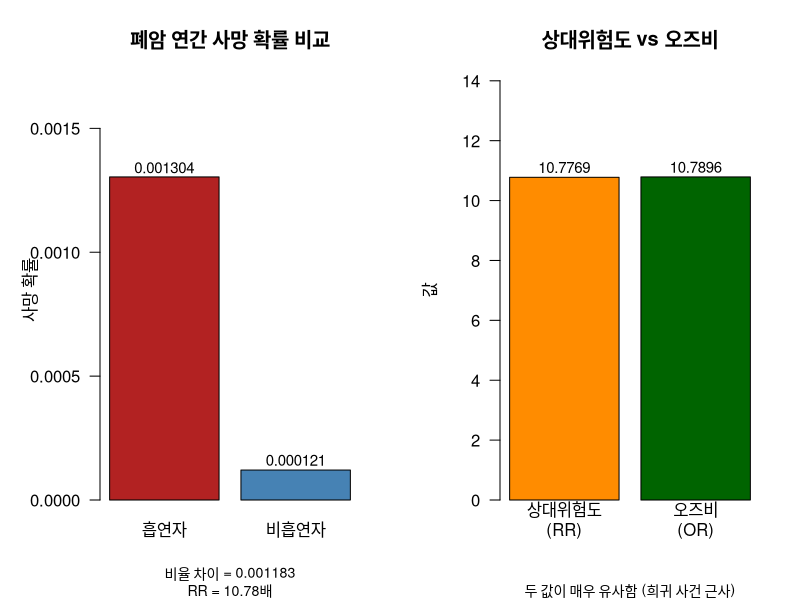

R code for this plot:
# =============================================================================
# 문제 2.6 - 폐암 사망 확률: 흡연자 vs 비흡연자
# 출처: Pagano & Gauvreau, Principles of Biostatistics (1993), p.134
#
# 미국에서 35세 이상 여성의 폐암으로 인한 연간 사망 확률:
#   - 현재 흡연자: 0.001304
#   - 비흡연자:    0.000121
# =============================================================================

# -----------------------------------------------------------------------------
# 0. 기본 데이터 설정
# -----------------------------------------------------------------------------

p_smoker    <- 0.001304   # 흡연자의 폐암 사망 확률 (π₁)
p_nonsmoker <- 0.000121   # 비흡연자의 폐암 사망 확률 (π₂)

cat("=== 기본 데이터 ===\n")
cat(sprintf("흡연자의 연간 폐암 사망 확률 (π₁): %.6f\n", p_smoker))
cat(sprintf("비흡연자의 연간 폐암 사망 확률 (π₂): %.6f\n\n", p_nonsmoker))


# =============================================================================
# (a) 비율 차이(Difference of Proportions)와 상대위험도(Relative Risk)
# =============================================================================

cat("=============================================================\n")
cat("(a) 비율 차이와 상대위험도\n")
cat("=============================================================\n\n")

# --- 비율 차이 (Difference of Proportions) ---
# 공식: π₁ - π₂
# 두 집단 간 사망 확률의 절대적 차이를 나타냄 (절대위험 감소/증가)

diff_proportions <- p_smoker - p_nonsmoker

cat("[ 비율 차이 (Difference of Proportions) ]\n")
cat(sprintf("  계산: π₁ - π₂ = %.6f - %.6f\n", p_smoker, p_nonsmoker))
cat(sprintf("  결과: %.6f\n", diff_proportions))
cat("\n  [해석] 흡연자는 비흡연자보다 폐암으로 사망할 확률이\n")
cat(sprintf("        약 %.6f (약 %.4f%%) 더 높다.\n", diff_proportions, diff_proportions * 100))
cat("        즉, 1만 명 기준으로 흡연자는 비흡연자보다 약")
cat(sprintf(" %.1f명 더 폐암으로 사망한다.\n\n", diff_proportions * 10000))


# --- 상대위험도 (Relative Risk, RR) ---
# 공식: π₁ / π₂
# 비흡연자 대비 흡연자의 사망 위험이 몇 배인지를 나타냄 (상대적 비교)

relative_risk <- p_smoker / p_nonsmoker

cat("[ 상대위험도 (Relative Risk, RR) ]\n")
cat(sprintf("  계산: π₁ / π₂ = %.6f / %.6f\n", p_smoker, p_nonsmoker))
cat(sprintf("  결과: %.4f\n", relative_risk))
cat("\n  [해석] 흡연자는 비흡연자에 비해 폐암으로 사망할 위험이\n")
cat(sprintf("        약 %.2f배 높다.\n\n", relative_risk))


# --- 어떤 것이 더 정보량이 많은가? ---
cat("[ 어느 측도가 더 유익한가? ]\n")
cat("  → 이 데이터에서는 '상대위험도(RR)'가 더 유익하다.\n")
cat("\n  이유:\n")
cat("  1) 비율 차이는 0.001183으로 매우 작아서,\n")
cat("     두 집단 간 차이가 거의 없는 것처럼 보일 수 있다.\n")
cat("     (두 확률 모두 절대적으로 매우 작기 때문)\n")
cat("\n  2) 반면 상대위험도는 약 10.78배로,\n")
cat("     흡연자의 위험이 비흡연자보다 현저히 높음을 명확하게 보여준다.\n")
cat("\n  3) 두 확률 모두 매우 희귀한 사건(rare event)이기 때문에\n")
cat("     절대적 차이보다 상대적 비율이 실질적 위험도를 더 잘 반영한다.\n\n")


# =============================================================================
# (b) 오즈비(Odds Ratio)와 상대위험도와 유사한 이유
# =============================================================================

cat("=============================================================\n")
cat("(b) 오즈비(Odds Ratio)와 상대위험도와의 관계\n")
cat("=============================================================\n\n")

# --- 오즈(Odds) 계산 ---
# 오즈 = 사건이 발생할 확률 / 사건이 발생하지 않을 확률
# 공식: π / (1 - π)

odds_smoker    <- p_smoker    / (1 - p_smoker)
odds_nonsmoker <- p_nonsmoker / (1 - p_nonsmoker)

cat("[ 각 집단의 오즈(Odds) ]\n")
cat(sprintf("  흡연자 오즈:    π₁ / (1-π₁) = %.6f / %.6f = %.8f\n",
            p_smoker, 1 - p_smoker, odds_smoker))
cat(sprintf("  비흡연자 오즈:  π₂ / (1-π₂) = %.6f / %.6f = %.8f\n\n",
            p_nonsmoker, 1 - p_nonsmoker, odds_nonsmoker))


# --- 오즈비 (Odds Ratio, OR) ---
# 공식: [π₁ / (1-π₁)] / [π₂ / (1-π₂)]
# 비흡연자 대비 흡연자의 오즈 비율

odds_ratio <- odds_smoker / odds_nonsmoker

cat("[ 오즈비 (Odds Ratio, OR) ]\n")
cat(sprintf("  계산: (%.8f) / (%.8f)\n", odds_smoker, odds_nonsmoker))
cat(sprintf("  결과: %.4f\n", odds_ratio))
cat("\n  [해석] 흡연자가 비흡연자에 비해 폐암으로 사망할\n")
cat(sprintf("        오즈가 약 %.2f배 높다.\n\n", odds_ratio))


# --- RR과 OR 비교 ---
cat("[ 상대위험도(RR) vs 오즈비(OR) 비교 ]\n")
cat(sprintf("  상대위험도 (RR): %.4f\n", relative_risk))
cat(sprintf("  오즈비      (OR): %.4f\n", odds_ratio))
cat(sprintf("  차이: %.6f\n\n", abs(odds_ratio - relative_risk)))


# --- 왜 RR과 OR이 유사한 값을 가지는가? ---
cat("[ RR과 OR이 유사한 이유 ]\n")
cat("  수학적 관계식:\n")
cat("    OR = RR × [(1 - π₂) / (1 - π₁)]\n\n")

correction_factor <- (1 - p_nonsmoker) / (1 - p_smoker)
cat(sprintf("  보정 인수: (1-π₂)/(1-π₁) = (1-%.6f)/(1-%.6f) = %.6f\n",
            p_nonsmoker, p_smoker, correction_factor))
cat(sprintf("  검증: RR × 보정인수 = %.4f × %.6f = %.4f ≈ OR(%.4f)\n\n",
            relative_risk, correction_factor,
            relative_risk * correction_factor, odds_ratio))

cat("  핵심 이유 - '희귀 사건 근사(Rare Disease Assumption)':\n")
cat(sprintf("    π₁ = %.6f << 1  →  (1 - π₁) ≈ 1\n", p_smoker))
cat(sprintf("    π₂ = %.6f << 1  →  (1 - π₂) ≈ 1\n", p_nonsmoker))
cat("\n  두 확률 모두 1에 비해 매우 작으므로:\n")
cat("    OR = [π₁/(1-π₁)] / [π₂/(1-π₂)]\n")
cat("       ≈ [π₁/1] / [π₂/1]\n")
cat("       = π₁/π₂\n")
cat("       = RR\n\n")
cat("  즉, 사건 발생 확률이 매우 낮을 때(희귀 사건일 때)\n")
cat("  오즈비는 상대위험도의 좋은 근사값이 된다.\n")
cat("  이 문제에서 두 확률 모두 0.1% 미만이므로 RR ≈ OR 이다.\n\n")


# =============================================================================
# 시각화: 두 측도 비교
# =============================================================================

cat("=============================================================\n")
cat("시각화\n")
cat("=============================================================\n\n")

# 그래프 저장 (선택사항: pdf나 png로 저장)
# pdf("problem_2_6_plot.pdf", width = 10, height = 7)

par(mfrow = c(1, 2), mar = c(5, 5, 4, 2))

# --- 그래프 1: 사망 확률 비교 막대그래프 ---
probs <- c(p_smoker, p_nonsmoker)
names(probs) <- c("흡연자", "비흡연자")

barplot(probs,
        col    = c("firebrick", "steelblue"),
        main   = "폐암 연간 사망 확률 비교",
        ylab   = "사망 확률",
        ylim   = c(0, max(probs) * 1.3),
        las    = 1)

# 각 막대 위에 수치 표시
text(x      = c(0.7, 1.9),
     y      = probs + max(probs) * 0.03,
     labels = sprintf("%.6f", probs),
     cex    = 0.9)

# 비율 차이와 RR 정보 추가
mtext(sprintf("비율 차이 = %.6f\nRR = %.2f배",
              diff_proportions, relative_risk),
      side = 1, line = 4, cex = 0.85)


# --- 그래프 2: RR과 OR 비교 막대그래프 ---
measures <- c(relative_risk, odds_ratio)
names(measures) <- c("상대위험도\n(RR)", "오즈비\n(OR)")

barplot(measures,
        col    = c("darkorange", "darkgreen"),
        main   = "상대위험도 vs 오즈비",
        ylab   = "값",
        ylim   = c(0, max(measures) * 1.3),
        las    = 1)

text(x      = c(0.7, 1.9),
     y      = measures + max(measures) * 0.03,
     labels = sprintf("%.4f", measures),
     cex    = 0.9)

mtext("두 값이 매우 유사함 (희귀 사건 근사)",
      side = 1, line = 4, cex = 0.85)

par(mfrow = c(1, 1))  # 그래프 레이아웃 초기화
# dev.off()  # pdf 저장 시 활성화


# =============================================================================
# 최종 요약
# =============================================================================

cat("=============================================================\n")
cat("최종 요약\n")
cat("=============================================================\n")
cat(sprintf("  비율 차이 (Difference of Proportions): %.6f\n", diff_proportions))
cat(sprintf("  상대위험도 (Relative Risk, RR):        %.4f\n", relative_risk))
cat(sprintf("  오즈비     (Odds Ratio, OR):           %.4f\n", odds_ratio))
cat("\n  결론:\n")
cat("  - 비율 차이보다 상대위험도가 더 유익한 정보를 제공\n")
cat("  - RR(10.78)은 흡연이 폐암 사망 위험을 약 10.78배 높임을 명확히 보여줌\n")
cat("  - 확률이 매우 작으므로 OR ≈ RR (희귀 사건 근사 성립)\n")
